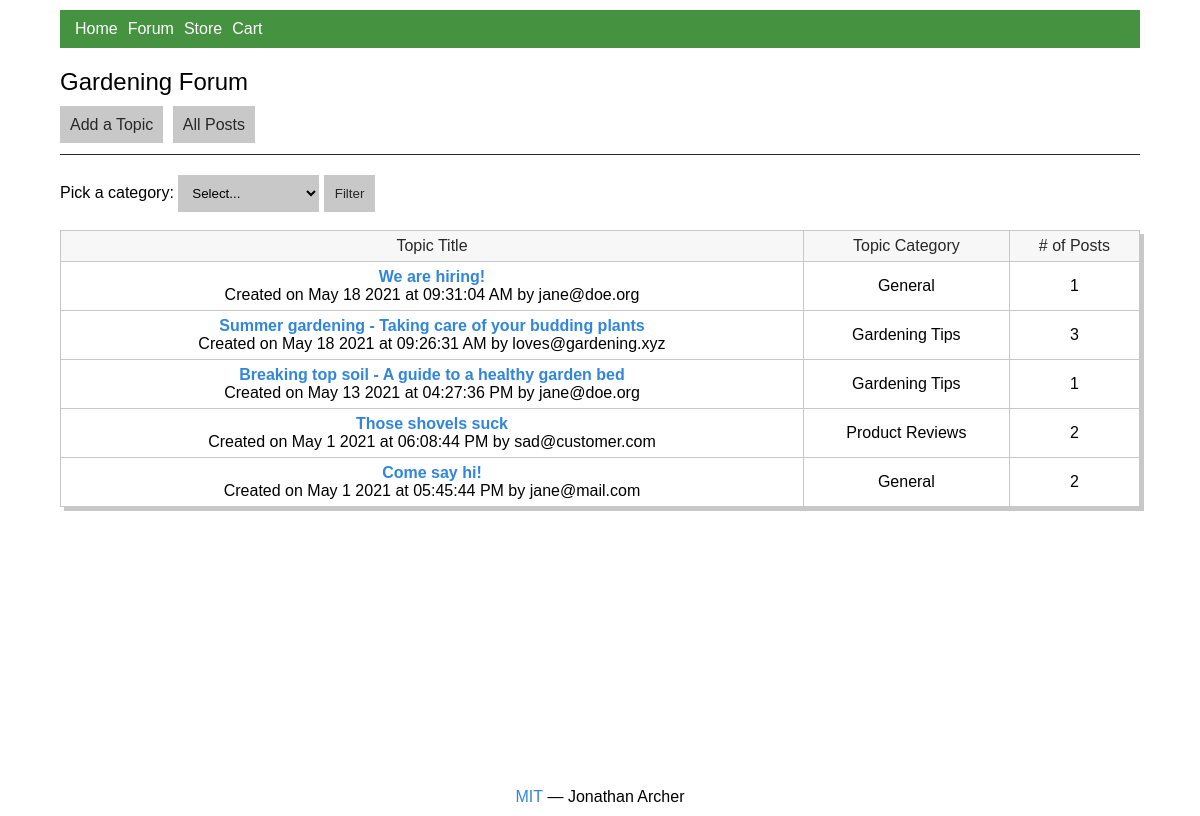
/forum.php, run on the app's committed database.
### tables this page shows
create table forum_topics (
	topic_id int not null primary key auto_increment,
	category_id int not null,
	topic_title varchar(150),
	topic_create_time datetime,
	topic_owner varchar(150)
);

create table forum_categories (
	category_id int not null primary key auto_increment,
	category_name varchar(20)
);

### forum.php (the view, shortened to what this page needs)
<?php
	require 'includes/db.php';
	$get_topics_sql = "SELECT topic_id, topic_title,
		DATE_FORMAT(topic_create_time, '%b %e %Y at %r') AS
		fmt_topic_create_time, topic_owner, category_id FROM forum_topics
		ORDER BY topic_create_time DESC";
	$get_topics_res = $mysqli->query($get_topics_sql) or die($mysqli->error);
	if ($get_topics_res->num_rows < 1) {
		$all_posts_display_block = "<p><em>No topics exist.</em></p>";
	} else {
		$all_posts_display_block = <<<END_OF_TEXT
			<table>
			<tr>
			<th scope="col">Topic Title</th>
			<th scope="col">Topic Category</th>
			<th scope="col"># of Posts</th>
			</tr>
		END_OF_TEXT;
		while ($topic_info = $get_topics_res->fetch_assoc()) {
			$topic_id = $topic_info['topic_id'];
			$topic_title = stripslashes($topic_info['topic_title']);
			$topic_create_time = $topic_info['fmt_topic_create_time'];
			$topic_owner = stripslashes($topic_info['topic_owner']);
			$topic_cat = $topic_info['category_id'];
			$get_num_posts_sql = "SELECT COUNT(post_id) AS post_count FROM
				forum_posts WHERE topic_id = '$topic_id'";
			$get_num_posts_res = $mysqli->query($get_num_posts_sql) or die($mysqli->error);
			while ($posts_info = $get_num_posts_res->fetch_assoc()) {
				$num_posts = $posts_info['post_count'];
			}
			$get_topic_cat_sql = "SELECT category_name
				FROM forum_categories
				WHERE category_id = $topic_cat";
			$get_topic_cat_res = $mysqli->query($get_topic_cat_sql) or die($mysqli->error);
			while ($topic_cat_name = $get_topic_cat_res->fetch_assoc()) {
				$cur_cat = $topic_cat_name['category_name'];
			}
			$all_posts_display_block .= <<<END_OF_TEXT
				<tr>
				<td><a href="show_topic.php?topic_id=$topic_id">
				<strong>$topic_title</strong></a><br/>
				Created on $topic_create_time by $topic_owner</td>
				<td class="topic_cat">$cur_cat</td>
				<td class="num_posts_col">$num_posts</td>
				</tr>
			END_OF_TEXT;
		}
		$all_posts_display_block .= "</table>";
	}
?>
<!DOCTYPE html>
<html lang="en">
<head>
</head>
<body>
	<div id="wrapper">
		<?php include "includes/nav.php"; ?>
		<div id="inner-wrapper">
			<h2>Gardening Forum</h2>
			<?php include "includes/forum_nav.php" ?>
			<form action='<?php echo htmlspecialchars($_SERVER['PHP_SELF']); ?>' onsubmit="return checkDefault()" method="POST">
				<label for="show_category">Pick a category:</label>
				<select id="show_category" name="show_category">
					<option value="default">Select...</option>
				</select>
				<input type="submit" name="submit" value="Filter">
			</form><br/>
			<?php echo $all_posts_display_block; ?>
		</div>
		<?php include "includes/footer.php"; ?>
	</div>
</body>
</html>

### data on the page
forum_topics: topic_title "We are hiring!", topic_create_time "May 18 2021 at 09:31:04 AM", topic_owner "jane@doe.org", category.category_name "General", num_posts "1"
forum_topics: topic_title "Summer gardening - Taking care of your budding plants", topic_create_time "May 18 2021 at 09:26:31 AM", topic_owner "loves@gardening.xyz", category.category_name "Gardening Tips", num_posts "3"
forum_topics: topic_title "Breaking top soil - A guide to a healthy garden bed", topic_create_time "May 13 2021 at 04:27:36 PM", topic_owner "jane@doe.org", category.category_name "Gardening Tips", num_posts "1"
forum_topics: topic_title "Those shovels suck", topic_create_time "May 1 2021 at 06:08:44 PM", topic_owner "sad@customer.com", category.category_name "Product Reviews", num_posts "2"
forum_topics: topic_title "Come say hi!", topic_create_time "May 1 2021 at 05:45:44 PM", topic_owner "jane@mail.com", category.category_name "General", num_posts "2"
